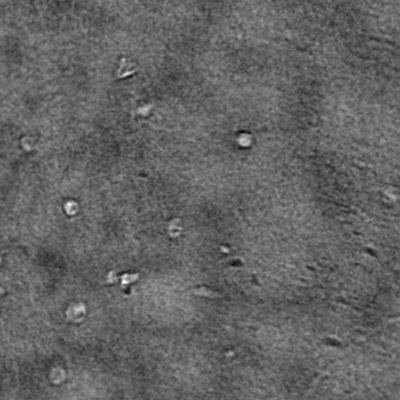
#> input picture notebooks/videos/rx_mean/00001.jpg, 400 x 400 px; its folder holds only this picture in this run
$ python contrast.py
#> lines starting #> are read from the running program, lines starting #| are printed output that depends on the picture
import cv2
import os

# --- Settings ---
input_dir = '../videos/rx_mean'              # Replace with your image path
output_dir = '../videos/high_contrast'       # Replace with your actual output folder

# Make sure output_dir exists
os.makedirs(output_dir, exist_ok=True)

# Process each image in input_dir
for filename in os.listdir(input_dir):
    if filename.lower().endswith('.jpg'):
        input_path = os.path.join(input_dir, filename)
        output_path = os.path.join(output_dir, filename)

        # Load image in grayscale
        img = cv2.imread(input_path, cv2.IMREAD_GRAYSCALE)
#> img is the input picture: shape (400, 400); min 0, max 255, mean 99.5
        if img is None:
            print(f"Skipping unreadable file: {filename}")
            continue

        # Apply CLAHE
        clahe = cv2.createCLAHE(clipLimit=2.0, tileGridSize=(8, 8))
        enhanced_img = clahe.apply(img)
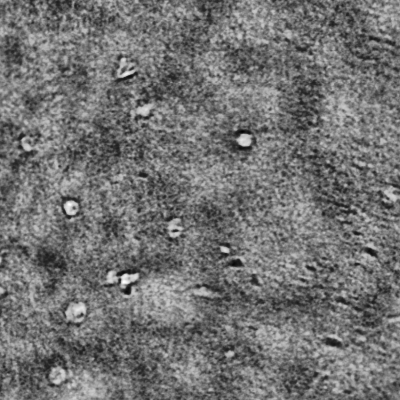
#> enhanced_img: shape (400, 400); min 1, max 255, mean 114.4

        # Convert grayscale to RGB
        rgb_img = cv2.cvtColor(enhanced_img, cv2.COLOR_GRAY2RGB)

        # Save to output_dir with same name
        cv2.imwrite(output_path, rgb_img)
        print(f"Saved (RGB): {output_path}")
